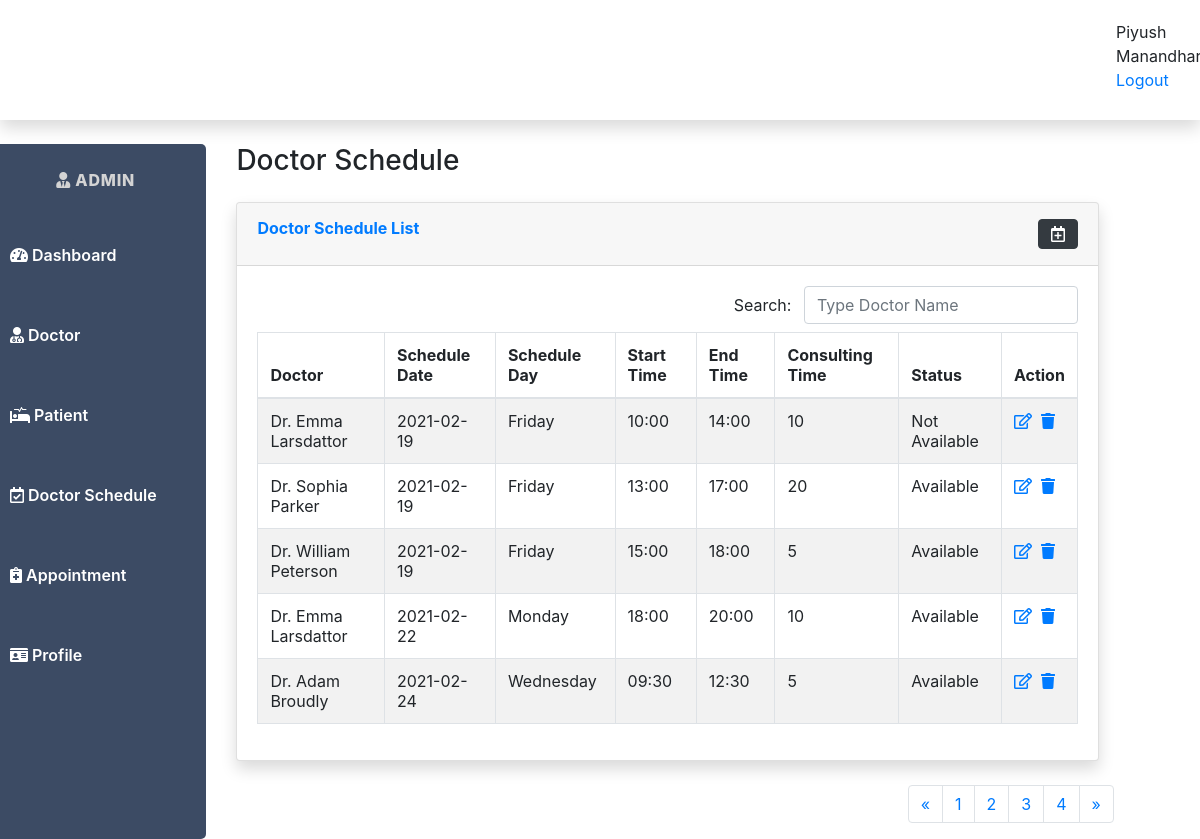
/admin/admin_doc_schedule.php (signed in), run on the app's committed database.
### tables this page shows
CREATE TABLE `admin_table` (
  `admin_id` int(11) NOT NULL,
  `admin_email_address` varchar(200) NOT NULL,
  `admin_password` varchar(100) NOT NULL,
  `admin_name` varchar(200) NOT NULL,
  `admin_contact_no` varchar(30) NOT NULL
);

CREATE TABLE `doctor_schedule_table` (
  `doctor_schedule_id` int(11) NOT NULL,
  `doctor_id` int(11) NOT NULL,
  `doctor_schedule_date` date NOT NULL,
  `doctor_schedule_day` enum('Sunday','Monday','Tuesday','Wednesday','Thursday','Friday','Saturday') NOT NULL,
  `doctor_schedule_start_time` varchar(20) NOT NULL,
  `doctor_schedule_end_time` varchar(20) NOT NULL,
  `average_consulting_time` int(5) NOT NULL,
  `doctor_schedule_status` varchar(30) NOT NULL
);

CREATE TABLE `doctor_table` (
  `doctor_id` int(11) NOT NULL,
  `doctor_email_address` varchar(200) NOT NULL,
  `doctor_password` varchar(100) NOT NULL,
  `doctor_name` varchar(100) NOT NULL,
  `doctor_phone_no` varchar(30) NOT NULL,
  `doctor_address` mediumtext NOT NULL,
  `doctor_date_of_birth` date NOT NULL,
  `doctor_expert_in` varchar(100) NOT NULL,
  `doctor_status` enum('Active','Inactive') NOT NULL,
  `doctor_added_on` datetime NOT NULL
);

### admin/admin_doc_schedule.php (the view, shortened to what this page needs)
<?php
$servername = "localhost";
$uname = "root";
$pass = "";
$db = "online_doctor_appointment";
$conn = mysqli_connect($servername, $uname, $pass, $db);
?>
<html>
<head>
    <link href="../css/fontawesome-free/css/all.min.css" rel="stylesheet" type="text/css" />
    <link rel="stylesheet" href="https://maxcdn.bootstrapcdn.com/bootstrap/4.5.2/css/bootstrap.min.css">
    <link rel="stylesheet" type="text/css" href="../css/admin.css" />
</head>
<body>
    <div id="wrapper">
        <nav class="navbar topbar mb-4 static-top shadow">
            <ul class="navbar-nav ml-auto">
                <?php
                $query = "SELECT * FROM admin_table WHERE admin_id = '" . $_SESSION['admin_id'] . "' ";
                $q = mysqli_query($conn, $query);
                $data_admin = mysqli_fetch_array($q);
                $admin_name = $data_admin['admin_name'];
                ?>
                <li class="nav-item" id="top-nav">
                    <span id="user_profile_name"><?php echo $admin_name; ?></span><br>
                    <a href="admin_logout.php" id="admin_logout"><span>Logout</span></a>
                </li>
            </ul>
        </nav>
        <div class="row" class="sidebar">
            <div class="col-sm-3">
                <ul class="navbar-nav">
                    <div class="sidebar-brand-text mx-3"><i class="fas fa-user-tie"></i> Admin</div>
                    <li class="nav-item">
                        <a class="nav-link" href="admin_dashboard.php">
                            <i class="fas fa-tachometer-alt"></i>
                            <span>Dashboard</span></a>
                    </li>
                    <li class="nav-item">
                        <a class="nav-link" href="admin_doctor.php">
                            <i class="fa fa-user-md"></i>
                            <span>Doctor</span></a>
                    </li>
                    <li class="nav-item">
                        <a class="nav-link" href="admin_patient.php">
                            <i class="fa fa-procedures"></i>
                            <span>Patient</span></a>
                    </li>
                    <li class="nav-item">
                        <a class="nav-link" href="admin_doc_schedule.php">
                            <i class="far fa-calendar-check"></i>
                            <span>Doctor Schedule</span></a>
                    </li>
                    <li class="nav-item">
                        <a class="nav-link" href="admin_appointment.php">
                            <i class="fa fa-notes-medical"></i>
                            <span>Appointment</span></a>
                    </li>
                    <li class="nav-item">
                        <a class="nav-link" href="admin_profile.php">
                            <i class="fa fa-id-card"></i>
                            <span>Profile</span></a>
                    </li>
                </ul>
            </div>
            <div class="col-sm-9">
                <div id="content-wrapper" class="d-flex flex-column">
                    <div id="content">
                        <div class="container-fluid">
                            <h1 class="h3 mb-4 text-gray-800">Doctor Schedule</h1>
                            <div class="card shadow mb-4">
                                <div class="card-header py-3">
                                    <div class="row">
                                        <div class="col">
                                            <h6 class="m-0 font-weight-bold text-primary">Doctor Schedule List</h6>
                                        </div>
                                        <div class="col" align="right">
                                            <button type='button' class='btn btn-dark' data-bs-toggle='modal' data-bs-target='#exampleModal' title='Add Schedule'><i class="far fa-calendar-plus"></i></i></button>
                                        </div>
                                    </div>
                                </div>
                                <div class="card-body">
                                <div id="doctor_table_filter" class="dataTables_filter">
                                        <label for="search" style="display: inline-block; margin-bottom: .5rem;">
                                            Search: <input type="search" class="form-control form-control-md" placeholder="Type Doctor Name" aria-controls="schedule_table" name="schedule_search" id="search_schedule" style="margin-left: 0.5em; display: inline-block; width: auto;">
                                        </label>
                                        </div>
                                    <div class="table-responsive">
                                        <table class="table table-striped table-bordered" id="schedule_table" width="100%" cellspacing="0">
                                            <thead>
                                                <tr>
                                                    <th>Doctor</th>
                                                    <th>Schedule Date</th>
                                                    <th>Schedule Day</th>
                                                    <th>Start Time</th>
                                                    <th>End Time</th>
                                                    <th>Consulting Time</th>
                                                    <th>Status</th>
                                                    <th>Action</th>
                                                </tr>
                                            </thead>
                                            <tbody>
                                                <?php
                                                $limit = 5;
                                                $page = isset($_GET['page']) ? $_GET['page'] : 1;
                                                $start = ($page - 1) * $limit;
                                                $query = "SELECT * FROM doctor_schedule_table
                                                INNER JOIN doctor_table
                                                ON doctor_table.doctor_id = doctor_schedule_table.doctor_id
                                                LIMIT $start, $limit";
                                                $result1 = $conn->query("SELECT count(doctor_schedule_id) AS id FROM doctor_schedule_table
                                                INNER JOIN doctor_table
                                                ON doctor_table.doctor_id = doctor_schedule_table.doctor_id");
                                                $scheduleCount = $result1->fetch_all(MYSQLI_ASSOC);
                                                $total = $scheduleCount[0]['id'];
                                                $pages = ceil($total / $limit);
                                                $previous = $page - 1;
                                                $next = $page + 1;
                                                $result = $conn->query($query);
                                                if (mysqli_num_rows($result) > 0) {
                                                    while ($row = $result->fetch_assoc()) {
                                                        echo "<tr>
                                                    <td>" . $row["doctor_name"] . "</td>
                                                    <td>" . $row["doctor_schedule_date"] . "</td>
                                                    <td>" . $row["doctor_schedule_day"] . "</td>
                                                    <td>" . $row["doctor_schedule_start_time"] . "</td>
                                                    <td>" . $row["doctor_schedule_end_time"] . "</td>
                                                    <td>" . $row["average_consulting_time"] . "</td>
                                                    <td>" . $row["doctor_schedule_status"] . "</td>
                                                    <td> <a href='admin_update_schedule.php?id={$row['doctor_schedule_id']}' title='Edit Schedule'><i class='far fa-edit'></i></a>&nbsp;&nbsp;<a href='schedule_delete.php?id={$row['doctor_schedule_id']}' title='Delete Schedule'><i class='fas fa-trash'></i></a>
                                                    </td>
                                                        </tr>";
                                                    }
                                                    echo "</tbody>
                                                    </table>";
                                                }
                                                ?>
                                    </div>
                                </div>
                            </div>
                        </div>
                    </div>
                </div>
                <nav aria-label="Page navigation example">
                    <ul class="pagination justify-content-end">
                        <li class="page-item">
                            <a class="page-link" href="admin_doc_schedule.php?page=<?php echo $previous ?>" aria-label="Previous">
                                <span aria-hidden="true">&laquo;</span>
                            </a>
                        </li>
                        <?php for ($i = 1; $i <= $pages; $i++) : ?>
                            <li class="page-item"><a class="page-link" href="admin_doc_schedule.php?page=<?php echo $i ?>"><?php echo $i ?></a></li>
                        <?php endfor; ?>
                        <li class="page-item">
                            <a class="page-link" href="admin_doc_schedule.php?page=<?php echo $next ?>" aria-label="Next">
                                <span aria-hidden="true">&raquo;</span>
                            </a>
                        </li>
                    </ul>
                </nav>
            </div>
        </div>
    </div>
</body>
</html>

### css/admin.css (style rules this page uses)
.sidebar-brand-text { height: 4.375rem; text-decoration: none; font-size: 1rem; font-weight: 800; padding: 1.5rem 1rem; text-align: center; text-transform: uppercase; letter-spacing: 0.05rem; z-index: 1; color: lightgray; }
.navbar { position: relative; display: flex; flex-wrap: wrap; align-items: center; justify-content: space-between; padding-top: 0rem; padding-bottom: 0.5rem; }
.nav-item { padding-top: 20px; margin-left: 10px; padding-bottom: 20px; }
.nav-link { color: #fff; font-weight: 600; }
.col-sm-3 { -ms-flex: 0 0 18%; flex: 0 0 18%; max-width: 20%; background-color: #3c4b64; margin-top: 0px; background-size: cover; border-radius: 5px; }
#top-nav { margin-left: 1100px; }
#admin_logout { text-decoration: none; }

### admin/admin_doc_schedule.php (style rules this page uses)
.sidebar-brand-text { height: 4.375rem; text-decoration: none; font-size: 1rem; font-weight: 800; padding: 1.5rem 1rem; text-align: center; text-transform: uppercase; letter-spacing: 0.05rem; z-index: 1; color: lightgray; }
.navbar { position: relative; display: flex; flex-wrap: wrap; align-items: center; justify-content: space-between; padding-top: 0rem; padding-bottom: 0.5rem; }
.nav-item { padding-top: 20px; margin-left: 10px; padding-bottom: 20px; }
.nav-link { color: #fff; font-weight: 600; }
.col-sm-3 { -ms-flex: 0 0 18%; flex: 0 0 18%; max-width: 20%; background-color: #3c4b64; margin-top: 0px; background-size: cover; border-radius: 5px; }
#top-nav { margin-left: 1100px; }
#admin_logout { text-decoration: none; }
.row { --bs-gutter-x: 1.5rem; --bs-gutter-y: 0; }
.dataTables_filter { text-align: right; }

### data on the page
admin_table: admin_name "Piyush…"
doctor_schedule_table: doctor.doctor_name "Dr. Emma Larsdattor", doctor_schedule_date "2021-02-19", doctor_schedule_day "Friday", doctor_schedule_start_time "10:00", doctor_schedule_end_time "14:00", average_consulting_time "10", doctor_schedule_status "Not Available"
doctor_schedule_table: doctor.doctor_name "Dr. Sophia Parker", doctor_schedule_date "2021-02-19", doctor_schedule_day "Friday", doctor_schedule_start_time "13:00", doctor_schedule_end_time "17:00", average_consulting_time "20", doctor_schedule_status "Available"
doctor_schedule_table: doctor.doctor_name "Dr. William Peterson", doctor_schedule_date "2021-02-19", doctor_schedule_day "Friday", doctor_schedule_start_time "15:00", doctor_schedule_end_time "18:00", average_consulting_time "5", doctor_schedule_status "Available"
doctor_schedule_table: doctor.doctor_name "Dr. Emma Larsdattor", doctor_schedule_date "2021-02-22", doctor_schedule_day "Monday", doctor_schedule_start_time "18:00", doctor_schedule_end_time "20:00", average_consulting_time "10", doctor_schedule_status "Available"
doctor_schedule_table: doctor.doctor_name "Dr. Adam Broudly", doctor_schedule_date "2021-02-24", doctor_schedule_day "Wednesday", doctor_schedule_start_time "09:30", doctor_schedule_end_time "12:30", average_consulting_time "5", doctor_schedule_status "Available"
